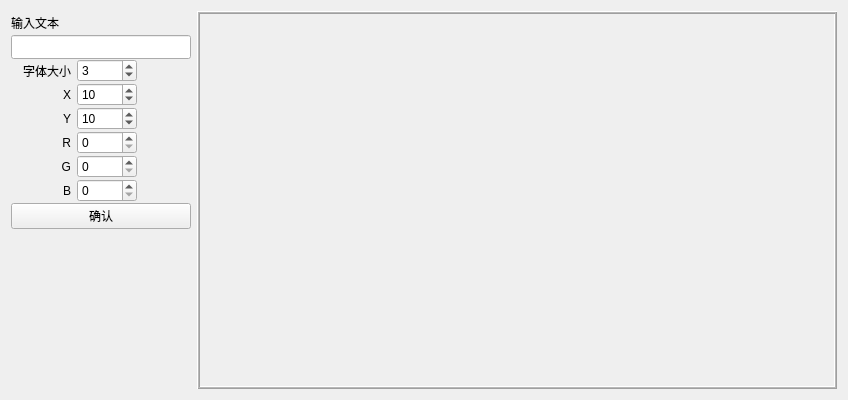
<?xml version="1.0" encoding="UTF-8"?>
<ui version="4.0">
 <class>MainWidgetClass</class>
 <widget class="QWidget" name="MainWidgetClass">
  <property name="geometry">
   <rect>
    <x>0</x>
    <y>0</y>
    <width>600</width>
    <height>400</height>
   </rect>
  </property>
  <property name="windowTitle">
   <string>MainWidget</string>
  </property>
  <layout class="QHBoxLayout" name="horizontalLayout">
   <item>
    <widget class="QWidget" name="widget" native="true">
     <property name="minimumSize">
      <size>
       <width>180</width>
       <height>0</height>
      </size>
     </property>
     <property name="maximumSize">
      <size>
       <width>180</width>
       <height>16777215</height>
      </size>
     </property>
     <layout class="QVBoxLayout" name="verticalLayout">
      <property name="spacing">
       <number>0</number>
      </property>
      <property name="leftMargin">
       <number>0</number>
      </property>
      <property name="topMargin">
       <number>0</number>
      </property>
      <property name="rightMargin">
       <number>0</number>
      </property>
      <property name="bottomMargin">
       <number>0</number>
      </property>
      <item>
       <layout class="QHBoxLayout" name="horizontalLayout_2">
        <item>
         <widget class="QLabel" name="label">
          <property name="minimumSize">
           <size>
            <width>60</width>
            <height>24</height>
           </size>
          </property>
          <property name="text">
           <string>输入文本</string>
          </property>
         </widget>
        </item>
        <item>
         <spacer name="horizontalSpacer">
          <property name="orientation">
           <enum>Qt::Horizontal</enum>
          </property>
          <property name="sizeHint" stdset="0">
           <size>
            <width>40</width>
            <height>20</height>
           </size>
          </property>
         </spacer>
        </item>
       </layout>
      </item>
      <item>
       <layout class="QHBoxLayout" name="horizontalLayout_3">
        <item>
         <widget class="QLineEdit" name="lineEdit">
          <property name="minimumSize">
           <size>
            <width>0</width>
            <height>24</height>
           </size>
          </property>
         </widget>
        </item>
       </layout>
      </item>
      <item>
       <layout class="QHBoxLayout" name="horizontalLayout_4">
        <item>
         <widget class="QLabel" name="label_2">
          <property name="minimumSize">
           <size>
            <width>60</width>
            <height>24</height>
           </size>
          </property>
          <property name="text">
           <string>字体大小</string>
          </property>
          <property name="alignment">
           <set>Qt::AlignRight|Qt::AlignTrailing|Qt::AlignVCenter</set>
          </property>
         </widget>
        </item>
        <item>
         <widget class="QSpinBox" name="spinBox">
          <property name="minimumSize">
           <size>
            <width>60</width>
            <height>0</height>
           </size>
          </property>
          <property name="minimum">
           <number>1</number>
          </property>
          <property name="maximum">
           <number>10</number>
          </property>
          <property name="value">
           <number>3</number>
          </property>
         </widget>
        </item>
        <item>
         <spacer name="horizontalSpacer_2">
          <property name="orientation">
           <enum>Qt::Horizontal</enum>
          </property>
          <property name="sizeHint" stdset="0">
           <size>
            <width>40</width>
            <height>20</height>
           </size>
          </property>
         </spacer>
        </item>
       </layout>
      </item>
      <item>
       <layout class="QHBoxLayout" name="horizontalLayout_5">
        <item>
         <widget class="QLabel" name="label_3">
          <property name="minimumSize">
           <size>
            <width>60</width>
            <height>24</height>
           </size>
          </property>
          <property name="maximumSize">
           <size>
            <width>60</width>
            <height>16777215</height>
           </size>
          </property>
          <property name="text">
           <string>X</string>
          </property>
          <property name="alignment">
           <set>Qt::AlignRight|Qt::AlignTrailing|Qt::AlignVCenter</set>
          </property>
         </widget>
        </item>
        <item>
         <widget class="QSpinBox" name="spinBoxX">
          <property name="minimumSize">
           <size>
            <width>60</width>
            <height>0</height>
           </size>
          </property>
          <property name="maximumSize">
           <size>
            <width>60</width>
            <height>16777215</height>
           </size>
          </property>
          <property name="minimum">
           <number>1</number>
          </property>
          <property name="maximum">
           <number>999999</number>
          </property>
          <property name="value">
           <number>10</number>
          </property>
         </widget>
        </item>
        <item>
         <spacer name="horizontalSpacer_3">
          <property name="orientation">
           <enum>Qt::Horizontal</enum>
          </property>
          <property name="sizeHint" stdset="0">
           <size>
            <width>40</width>
            <height>20</height>
           </size>
          </property>
         </spacer>
        </item>
       </layout>
      </item>
      <item>
       <layout class="QHBoxLayout" name="horizontalLayout_6">
        <item>
         <widget class="QLabel" name="label_4">
          <property name="minimumSize">
           <size>
            <width>60</width>
            <height>24</height>
           </size>
          </property>
          <property name="maximumSize">
           <size>
            <width>60</width>
            <height>16777215</height>
           </size>
          </property>
          <property name="text">
           <string>Y</string>
          </property>
          <property name="alignment">
           <set>Qt::AlignRight|Qt::AlignTrailing|Qt::AlignVCenter</set>
          </property>
         </widget>
        </item>
        <item>
         <widget class="QSpinBox" name="spinBoxY">
          <property name="minimumSize">
           <size>
            <width>60</width>
            <height>0</height>
           </size>
          </property>
          <property name="maximumSize">
           <size>
            <width>60</width>
            <height>16777215</height>
           </size>
          </property>
          <property name="minimum">
           <number>1</number>
          </property>
          <property name="maximum">
           <number>999999</number>
          </property>
          <property name="value">
           <number>10</number>
          </property>
         </widget>
        </item>
        <item>
         <spacer name="horizontalSpacer_4">
          <property name="orientation">
           <enum>Qt::Horizontal</enum>
          </property>
          <property name="sizeHint" stdset="0">
           <size>
            <width>40</width>
            <height>20</height>
           </size>
          </property>
         </spacer>
        </item>
       </layout>
      </item>
      <item>
       <layout class="QHBoxLayout" name="horizontalLayout_7">
        <item>
         <widget class="QLabel" name="label_5">
          <property name="minimumSize">
           <size>
            <width>60</width>
            <height>24</height>
           </size>
          </property>
          <property name="maximumSize">
           <size>
            <width>60</width>
            <height>16777215</height>
           </size>
          </property>
          <property name="text">
           <string>R</string>
          </property>
          <property name="alignment">
           <set>Qt::AlignRight|Qt::AlignTrailing|Qt::AlignVCenter</set>
          </property>
         </widget>
        </item>
        <item>
         <widget class="QSpinBox" name="spinBoxR">
          <property name="minimumSize">
           <size>
            <width>60</width>
            <height>0</height>
           </size>
          </property>
          <property name="maximumSize">
           <size>
            <width>60</width>
            <height>16777215</height>
           </size>
          </property>
          <property name="minimum">
           <number>0</number>
          </property>
          <property name="maximum">
           <number>255</number>
          </property>
          <property name="value">
           <number>0</number>
          </property>
         </widget>
        </item>
        <item>
         <spacer name="horizontalSpacer_5">
          <property name="orientation">
           <enum>Qt::Horizontal</enum>
          </property>
          <property name="sizeHint" stdset="0">
           <size>
            <width>40</width>
            <height>20</height>
           </size>
          </property>
         </spacer>
        </item>
       </layout>
      </item>
      <item>
       <layout class="QHBoxLayout" name="horizontalLayout_8">
        <item>
         <widget class="QLabel" name="label_6">
          <property name="minimumSize">
           <size>
            <width>60</width>
            <height>24</height>
           </size>
          </property>
          <property name="maximumSize">
           <size>
            <width>60</width>
            <height>16777215</height>
           </size>
          </property>
          <property name="text">
           <string>G</string>
          </property>
          <property name="alignment">
           <set>Qt::AlignRight|Qt::AlignTrailing|Qt::AlignVCenter</set>
          </property>
         </widget>
        </item>
        <item>
         <widget class="QSpinBox" name="spinBoxG">
          <property name="minimumSize">
           <size>
            <width>60</width>
            <height>0</height>
           </size>
          </property>
          <property name="maximumSize">
           <size>
            <width>60</width>
            <height>16777215</height>
           </size>
          </property>
          <property name="minimum">
           <number>0</number>
          </property>
          <property name="maximum">
           <number>255</number>
          </property>
          <property name="value">
           <number>0</number>
          </property>
         </widget>
        </item>
        <item>
         <spacer name="horizontalSpacer_6">
          <property name="orientation">
           <enum>Qt::Horizontal</enum>
          </property>
          <property name="sizeHint" stdset="0">
           <size>
            <width>40</width>
            <height>20</height>
           </size>
          </property>
         </spacer>
        </item>
       </layout>
      </item>
      <item>
       <layout class="QHBoxLayout" name="horizontalLayout_9">
        <item>
         <widget class="QLabel" name="label_7">
          <property name="minimumSize">
           <size>
            <width>60</width>
            <height>24</height>
           </size>
          </property>
          <property name="maximumSize">
           <size>
            <width>60</width>
            <height>16777215</height>
           </size>
          </property>
          <property name="text">
           <string>B</string>
          </property>
          <property name="alignment">
           <set>Qt::AlignRight|Qt::AlignTrailing|Qt::AlignVCenter</set>
          </property>
         </widget>
        </item>
        <item>
         <widget class="QSpinBox" name="spinBoxB">
          <property name="minimumSize">
           <size>
            <width>60</width>
            <height>0</height>
           </size>
          </property>
          <property name="maximumSize">
           <size>
            <width>60</width>
            <height>16777215</height>
           </size>
          </property>
          <property name="minimum">
           <number>0</number>
          </property>
          <property name="maximum">
           <number>255</number>
          </property>
          <property name="value">
           <number>0</number>
          </property>
         </widget>
        </item>
        <item>
         <spacer name="horizontalSpacer_7">
          <property name="orientation">
           <enum>Qt::Horizontal</enum>
          </property>
          <property name="sizeHint" stdset="0">
           <size>
            <width>40</width>
            <height>20</height>
           </size>
          </property>
         </spacer>
        </item>
       </layout>
      </item>
      <item>
       <widget class="QPushButton" name="btnOK">
        <property name="text">
         <string>确认</string>
        </property>
       </widget>
      </item>
      <item>
       <spacer name="verticalSpacer">
        <property name="orientation">
         <enum>Qt::Vertical</enum>
        </property>
        <property name="sizeHint" stdset="0">
         <size>
          <width>20</width>
          <height>278</height>
         </size>
        </property>
       </spacer>
      </item>
     </layout>
    </widget>
   </item>
   <item>
    <widget class="QFrame" name="frame">
     <property name="minimumSize">
      <size>
       <width>640</width>
       <height>360</height>
      </size>
     </property>
     <property name="frameShape">
      <enum>QFrame::Box</enum>
     </property>
     <property name="frameShadow">
      <enum>QFrame::Raised</enum>
     </property>
     <property name="midLineWidth">
      <number>1</number>
     </property>
     <layout class="QGridLayout" name="gridLayout_2">
      <property name="leftMargin">
       <number>0</number>
      </property>
      <property name="topMargin">
       <number>0</number>
      </property>
      <property name="rightMargin">
       <number>0</number>
      </property>
      <property name="bottomMargin">
       <number>0</number>
      </property>
      <property name="spacing">
       <number>0</number>
      </property>
      <item row="0" column="0">
       <layout class="QGridLayout" name="gridLayout">
        <property name="horizontalSpacing">
         <number>0</number>
        </property>
       </layout>
      </item>
     </layout>
    </widget>
   </item>
  </layout>
 </widget>
 <layoutdefault spacing="6" margin="11"/>
 <resources>
  <include location="MainWidget.qrc"/>
 </resources>
 <connections/>
</ui>
